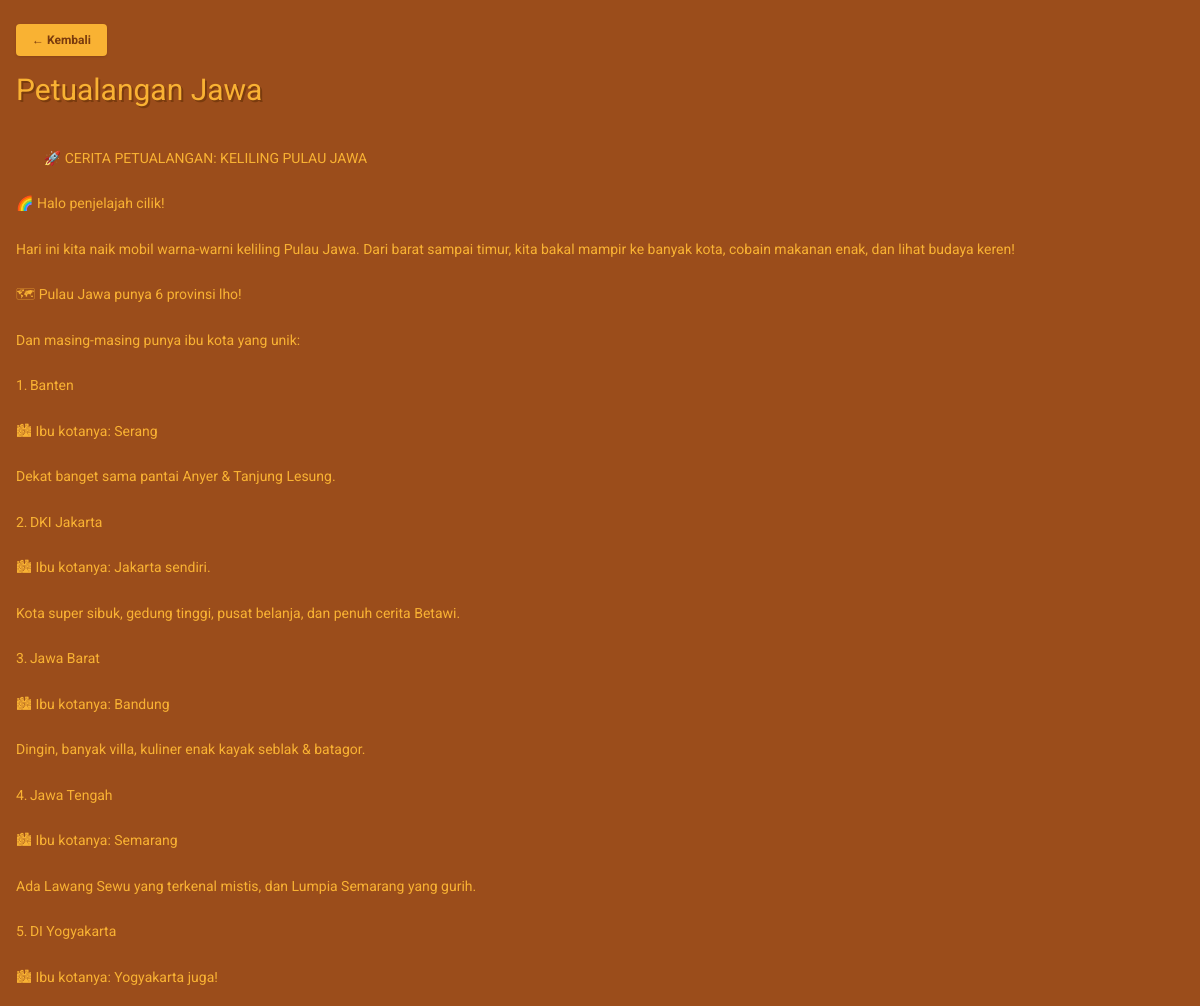
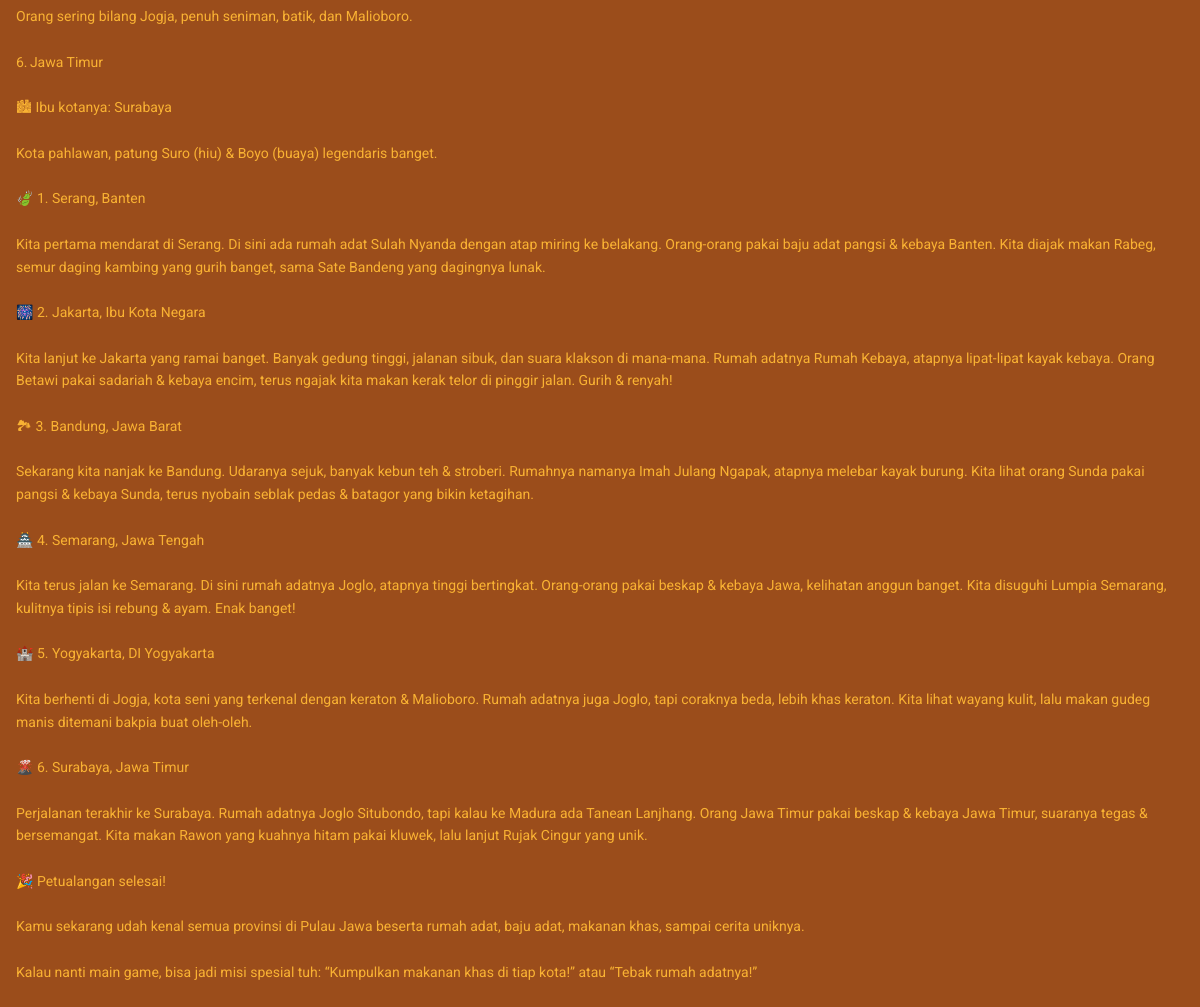
The app's page /edukasi/detail.php?id=1 (signed in) with its own data (2 pictures, top to bottom).
### tables this page shows
CREATE TABLE `materi` (
  `id` int(11) NOT NULL,
  `judul` varchar(255) NOT NULL,
  `isi` text NOT NULL,
  `kategori` varchar(100) NOT NULL,
  `created_at` timestamp NOT NULL DEFAULT current_timestamp()
);

### edukasi/detail.php (the view, shortened to what this page needs)
<?php
require_once('../config/koneksi.php');
$id = intval($_GET['id']);
$q = $koneksi->query("SELECT * FROM materi WHERE id = $id");
$data = $q->fetch_assoc();
?>
<!DOCTYPE html>
<html lang="id">
<head>
  <script src="https://cdn.tailwindcss.com"></script>
</head>
<body class="bg-[#9B4D1B] text-[#F9B233] font-['Roboto'] h-full">
  <div class="h-full flex flex-col overflow-hidden">
    <div class="sticky top-0 z-10 bg-[#9B4D1B] px-4 pt-6 pb-4">
      <a href="materi.php" class="bg-[#F9B233] text-[#7A3B0E] px-4 py-2 rounded shadow font-bold text-xs hover:bg-[#f7c14a] transition inline-block">
        ← Kembali
      </a>
      <h1 class="font-luckiest text-3xl mt-4 drop-shadow-[2px_2px_0_#7A3B0E]">
        <?= htmlspecialchars($data['judul']) ?>
      </h1>
    </div>
    <div class="flex-1 overflow-y-auto px-4 pb-6">
      <div class="text-sm leading-relaxed whitespace-pre-wrap font-roboto">
        <?= nl2br(htmlspecialchars($data['isi'])) ?>
      </div>
    </div>
  </div>
</body>
</html>

### edukasi/detail.php (style rules this page uses)
html, body { height: 100%; overflow: hidden; }

### records on screen
materi: judul "Petualangan Jawa", isi "🚀 CERITA PETUALANGAN: KELILING PULAU JAWA 🌈 Halo penjelajah cilik! Hari ini kita naik mobil warna-warni keliling Pulau Jawa. Dari barat sampai timur, kita bakal mampir ke banyak kota, cobain makanan enak, dan lihat budaya keren! 🗺 Pulau Jawa punya 6 provinsi lho! Dan masing-masing punya ibu kota yang unik: 1. Banten 🏙 Ibu kotanya: Serang Dekat banget sama pantai Anyer & Tanjung Lesung. 2. DKI Jakarta 🏙 Ibu kotanya: Jakarta sendiri. Kota super sibuk, gedung tinggi, pusat belanja, dan penuh cerita Betawi. 3. Jawa Barat 🏙 Ibu kotanya: Bandung Dingin, banyak villa, kuliner enak kayak seblak & batagor. 4. Jawa Tengah 🏙 Ibu kotanya: Semarang Ada Lawang Sewu yang terkenal mistis, dan Lumpia…"
